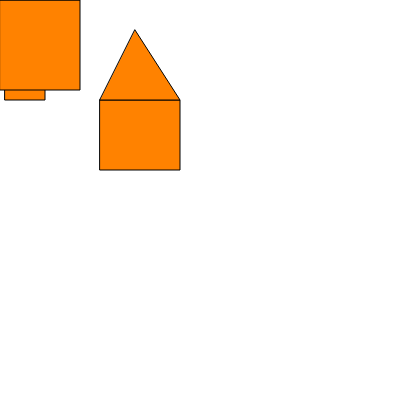
Frame 1 (no input)
Frame 60 (no input): identical to frame 1, image omitted
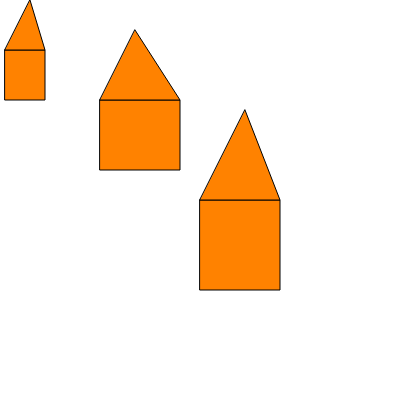
Frame 120 (the mouse pressed at the canvas centre since frame 60)

The p5.js sketch that drew these frames (run headless with seeded random() and noise() and a simulated clock; from frame 60 on, the mouse is pressed at the canvas centre):

// p5.js sketch
// ── sketch.js
function setup() {
    // this create the size of the shape
    createCanvas(400, 400)
    // this identifies the background color
    background(255)
  }
  
  function draw() {
    //this is the colour of the triangle and rectangle
    fill(255, 130, 0)
    // this is the outline of the shape
    stroke(0)
    // these are the shapes which will be shown on the canvas
    
    // when this was changed from rectangle to square the shape changed but the size stayed the same
    background(255)
    house(5, 50, 40, 50)
    house(100, 100, 80, 70)
    house(mouseX,mouseY, 80, 90)
    
    

  }
  function square(x, y, size){
      // the x means the x-axis, the y means the y-axis and the size means the height and width
      rect(x, y, size, size)
  }

  function roof(x, y, height, width) {
    triangle(x, y, x+height, y, x+width/2, y-width)
    // this is the x and y axis of the roof
  }
  
  function house(x, y, height, width) {
    rect(x, y, height, width)
    roof(x, y, height, width)
    // this is the x and y axis of the house    
  }
